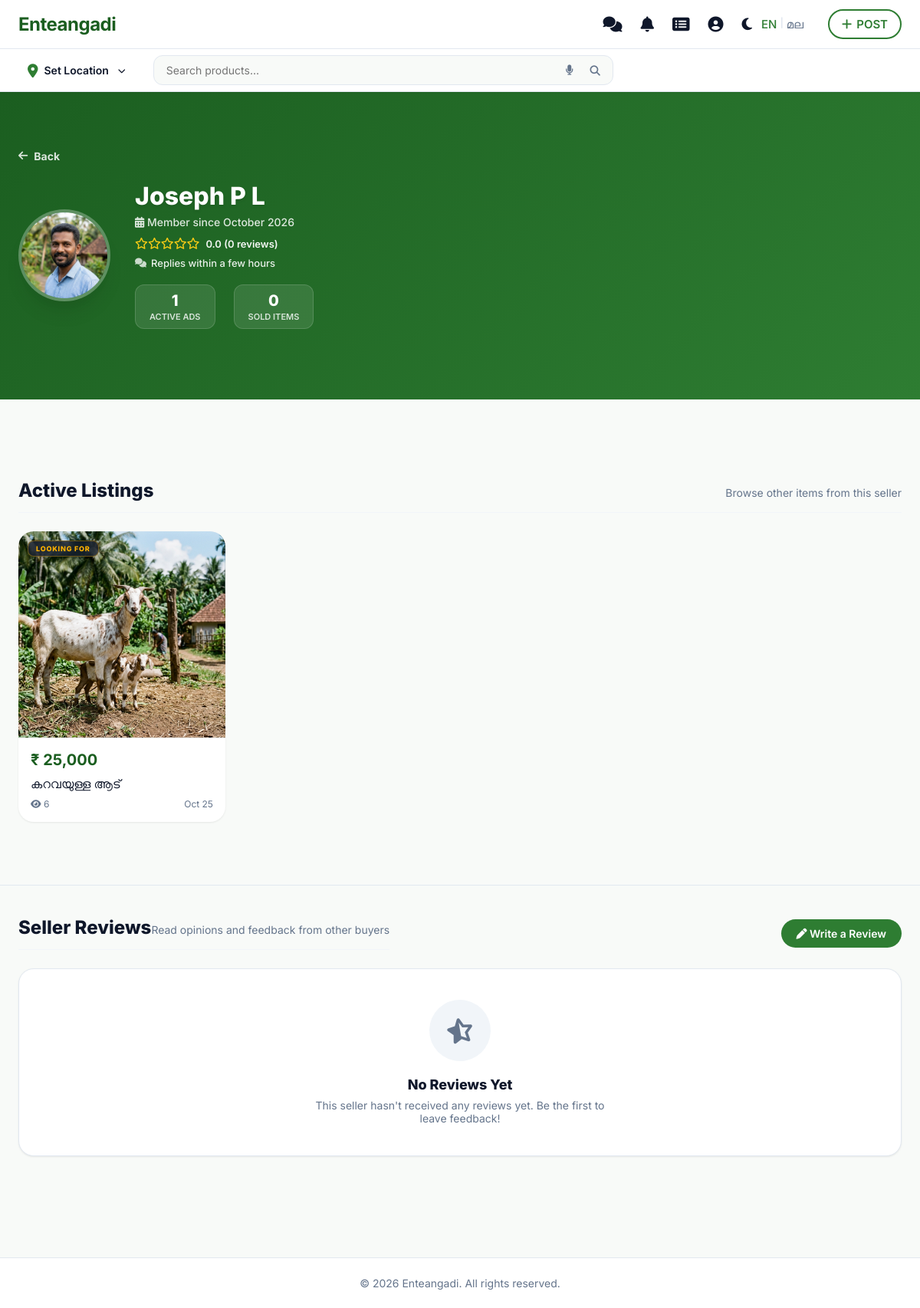
Screenshot of /user/view_profile.php?id=34 (signed in) with the database file from the repository.
### tables this page shows
CREATE TABLE `users` (
  `id` int(11) NOT NULL AUTO_INCREMENT,
  `username` varchar(100) NOT NULL,
  `email` varchar(155) DEFAULT NULL,
  `phone_number` varchar(20) NOT NULL,
  `phone` varchar(20) DEFAULT NULL,
  `profile_picture` varchar(255) DEFAULT NULL,
  `password` varchar(255) NOT NULL,
  `role` enum('user','admin') DEFAULT 'user',
  `is_admin` tinyint(1) DEFAULT 0,
  `permissions` text DEFAULT NULL,
  `session_token` varchar(255) DEFAULT NULL,
  `last_activity` timestamp NULL DEFAULT NULL,
  `created_at` timestamp NOT NULL DEFAULT current_timestamp(),
  `tut_home` tinyint(1) DEFAULT 0,
  `tut_post` tinyint(1) DEFAULT 0,
  `tut_profile` tinyint(1) DEFAULT 0,
  `tut_inbox` tinyint(1) DEFAULT 0,
  `is_verified` tinyint(1) DEFAULT 0,
  PRIMARY KEY (`id`),
  UNIQUE KEY `phone_number` (`phone_number`),
  UNIQUE KEY `email` (`email`)
);

CREATE TABLE `products` (
  `id` int(11) NOT NULL AUTO_INCREMENT,
  `unique_id` varchar(20) DEFAULT NULL,
  `user_id` int(11) NOT NULL,
  `category_id` int(11) NOT NULL,
  `title` varchar(255) NOT NULL,
  `description` text DEFAULT NULL,
  `price` decimal(10,2) NOT NULL,
  `type` enum('sell','buy','rent') DEFAULT 'sell',
  `expiry_date` date DEFAULT NULL,
  `whatsapp_number` varchar(20) DEFAULT NULL,
  `phone_number` varchar(20) DEFAULT NULL,
  `location_name` varchar(255) DEFAULT NULL,
  `latitude` decimal(10,8) DEFAULT NULL,
  `longitude` decimal(11,8) DEFAULT NULL,
  `status` enum('active','deleted','sold','expired','pending','inactive') DEFAULT 'active',
  `status_reason` text DEFAULT NULL,
  `is_verified` tinyint(1) DEFAULT 0,
  `is_admin_posted` tinyint(1) DEFAULT 0,
  `is_notified` tinyint(1) DEFAULT 0,
  `views` int(11) DEFAULT 0,
  `created_at` timestamp NOT NULL DEFAULT current_timestamp(),
  `updated_at` timestamp NOT NULL DEFAULT current_timestamp() ON UPDATE current_timestamp(),
  PRIMARY KEY (`id`),
  UNIQUE KEY `unique_id` (`unique_id`),
  KEY `user_id` (`user_id`),
  KEY `category_id` (`category_id`),
  KEY `idx_products_status_created` (`status`,`created_at`),
  KEY `idx_products_status_type_created` (`status`,`type`,`created_at`),
  CONSTRAINT `products_ibfk_1` FOREIGN KEY (`user_id`) REFERENCES `users` (`id`) ON DELETE CASCADE,
  CONSTRAINT `products_ibfk_2` FOREIGN KEY (`category_id`) REFERENCES `categories` (`id`) ON DELETE CASCADE
);

### includes/helpers.php (called while the page is built, shortened)
<?php
if (!function_exists('__')) {
    function __($key)
    {
        static $translations = null;
        if ($translations === null) {
            $lang = $_SESSION['lang'] ?? 'en';
            $lang_file = __DIR__ . "/lang/{$lang}.php";
            if (file_exists($lang_file)) {
                $translations = require $lang_file;
            } else {
                $translations = [];
            }
        }
        return $translations[$key] ?? $key;
    }
}
if (!function_exists('getUserTrustMetrics')) {
    function getUserTrustMetrics($user_id)
    {
        global $pdo;
        $stmt_r = $pdo->prepare("SELECT COALESCE(AVG(rating), 0) as avg_rating, COUNT(*) as review_count FROM user_ratings WHERE reviewee_id = ?");
        $stmt_r->execute([$user_id]);
        $rating_data = $stmt_r->fetch();
        $avg_rating = round(floatval($rating_data['avg_rating']), 1);
        $review_count = intval($rating_data['review_count']);
        $stmt_u = $pdo->prepare("SELECT created_at, email, phone_number, is_verified FROM users WHERE id = ?");
        $stmt_u->execute([$user_id]);
        $user_data = $stmt_u->fetch();
        $member_since = $user_data ? date('F Y', strtotime($user_data['created_at'])) : 'Unknown';
        $is_verified = $user_data ? (bool)$user_data['is_verified'] : false;
        $email_verified = $is_verified;
        $phone_verified = $is_verified;
        $stmt_msgs = $pdo->prepare("
            SELECT m1.created_at as received_at, MIN(m2.created_at) as replied_at
            FROM messages m1
            JOIN messages m2 ON m1.product_id = m2.product_id
                            AND m1.sender_id = m2.receiver_id
                            AND m1.receiver_id = m2.sender_id
                            AND m2.created_at > m1.created_at
            WHERE m1.receiver_id = ?
            GROUP BY m1.id
        ");
        $stmt_msgs->execute([$user_id]);
        $pairs = $stmt_msgs->fetchAll();
        $reply_count = 0;
        $response_time = "Replies within a few hours";
        return [
            'avg_rating' => $avg_rating,
            'review_count' => $review_count,
            'member_since' => $member_since,
            'email_verified' => $email_verified,
            'phone_verified' => $phone_verified,
            'response_time' => $response_time
        ];
    }
}

### includes/lang/en.php (called while the page is built)
<?php
return [
    'app_name' => 'Enteangadi',
    'tagline' => 'Your Local Marketplace',
    'browse_categories' => 'Browse Categories',
    'fresh_recommendations' => 'Fresh Recommendations',
    'search_placeholder' => 'Search products...',
    'post_ad' => 'POST',
    'login' => 'Login',
    'sign_up' => 'Sign Up',
    'set_location' => 'Set Location',
    'wanted' => 'Looking For',
    'for_sale' => 'For Sale',
    'for_rent' => 'For Rent',
    'recently_viewed' => 'Recently viewed items',
    'expires_today' => 'Expires Today',
    'expiring_soon' => 'Expiring Soon',
    'no_products' => 'No products found',
    'be_the_first' => 'Be the first one to post an ad on Enteangadi!',
    'post_an_ad' => 'Post an Ad',
    'login_to_post' => 'Login to Post',
    'distance_away' => 'km away',
    'profile' => 'Profile',
    'account_management' => 'Account Management',
    'my_dashboard' => 'My Dashboard & Ads',
    'saved_favorites' => 'Saved Favorites',
    'messages' => 'Messages',
    'account_settings' => 'Account Settings',
    'help_support' => 'Help & Support',
    'logout' => 'Logout',
    'live_ads' => 'Live Ads',
    'sold_items' => 'Sold Items',
    'wishlist' => 'Wishlist',
    'settings' => 'Settings',
    'change_password' => 'Change Password',
    'logout_all_devices' => 'Logout from all devices',
    'delete_account' => 'Delete Account',
    'current_password' => 'Current Password',
    'new_password' => 'New Password',
    'confirm_password' => 'Confirm New Password',
    'update_password' => 'Update Password',
    'language' => 'Language',
    'select_language' => 'Select Language'
];

### user/view_profile.php (the view, shortened to what this page needs)
<?php
require_once '../config.php';
$view_user_id = $_GET['id'] ?? 0;
$user_stmt = $pdo->prepare("SELECT username, email, phone_number, profile_picture, created_at FROM users WHERE id = ?");
$user_stmt->execute([$view_user_id]);
$view_user = $user_stmt->fetch();
$ad_stmt = $pdo->prepare("
    SELECT p.*,
    (SELECT image_path FROM product_images pi WHERE pi.product_id = p.id LIMIT 1) as main_image,
    (SELECT COUNT(*) FROM wishlist w WHERE w.product_id = p.id) as like_count
    FROM products p
    WHERE p.user_id = ? AND p.status = 'active'
    ORDER BY p.created_at DESC
");
$ad_stmt->execute([$view_user_id]);
$active_ads = $ad_stmt->fetchAll();
$count_active = $pdo->prepare("SELECT COUNT(*) FROM products WHERE user_id = ? AND status = 'active'");
$count_active->execute([$view_user_id]);
$total_active_ads = $count_active->fetchColumn();
$count_sold = $pdo->prepare("SELECT COUNT(*) FROM products WHERE user_id = ? AND status = 'sold'");
$count_sold->execute([$view_user_id]);
$total_sold_ads = $count_sold->fetchColumn();
require_once '../includes/helpers.php';
$metrics = getUserTrustMetrics($view_user_id);
$reviews_stmt = $pdo->prepare("
    SELECT r.*, u.username as reviewer_name, u.profile_picture as reviewer_pic
    FROM user_ratings r
    JOIN users u ON r.reviewer_id = u.id
    WHERE r.reviewee_id = ?
    ORDER BY r.created_at DESC
");
$reviews_stmt->execute([$view_user_id]);
$reviews = $reviews_stmt->fetchAll();
$can_review = false;
if (isset($_SESSION['user_id']) && $_SESSION['user_id'] != $view_user_id) {
    $can_review = true;
}
require_once '../includes/header.php';
?>
<div class="view-profile-wrapper">
    <div class="profile-hero-card-premium">
        <div class="container">
            <div class="profile-nav-back">
                <a href="javascript:history.back()" class="btn-profile-back">
                    <i class="fa fa-arrow-left"></i> <span>Back</span>
                </a>
            </div>
            <div class="profile-hero-content-view">
                <div class="profile-avatar-wrapper-view">
                    <?php if (!empty($view_user['profile_picture'])): ?>
                        <img src="<?= $base_url . '/' . htmlspecialchars($view_user['profile_picture']) ?>" alt="Profile"
                            class="profile-avatar-img-view" onerror="this.style.display='none'; document.getElementById('profile-avatar-fallback').style.display='flex';">
                    <?php endif; ?>
                </div>
                <div class="profile-titles-view">
                    <div style="display: flex; align-items: center; gap: 10px; flex-wrap: wrap;">
                        <h1 style="margin: 0; font-size: 32px; font-weight: 800;"><?= htmlspecialchars($view_user['username']) ?></h1>
                    </div>
                    <p class="member-since" style="margin: 6px 0 0 0;"><i class="fa fa-calendar-alt"></i> Member since <?= htmlspecialchars($metrics['member_since']) ?></p>
                    <div class="profile-rating-stars-row" style="margin-top: 10px; display: flex; align-items: center; gap: 8px;">
                        <div style="color: #facc15; font-size: 15px;">
                            <?php
                            $stars = round($metrics['avg_rating']);
                            for ($i = 1; $i <= 5; $i++) {
                                if ($i <= $stars) {
                                    echo '<i class="fa fa-star"></i>';
                                } else {
                                    echo '<i class="far fa-star"></i>';
                                }
                            }
                            ?>
                        </div>
                        <span style="font-size: 13px; font-weight: 600; color: rgba(255,255,255,0.95);">
                            <?= number_format($metrics['avg_rating'], 1) ?> (<?= $metrics['review_count'] ?> <?= $metrics['review_count'] == 1 ? 'review' : 'reviews' ?>)
                        </span>
                    </div>
                    <div style="margin-top: 8px; font-size: 13px; color: rgba(255,255,255,0.9); font-weight: 500; display: flex; align-items: center; gap: 6px;">
                        <i class="fa fa-comments" style="font-size: 12px; opacity: 0.85;"></i> <?= htmlspecialchars($metrics['response_time']) ?>
                    </div>
                    <div class="profile-stats-row-view" style="margin-top: 20px;">
                        <div class="stat-box-view">
                            <span class="stat-number"><?= $total_active_ads ?></span>
                            <span class="stat-label">Active Ads</span>
                        </div>
                        <div class="stat-box-view">
                            <span class="stat-number"><?= $total_sold_ads ?></span>
                            <span class="stat-label">Sold Items</span>
                        </div>
                    </div>
                </div>
            </div>
        </div>
    </div>
    <div class="container active-listings-container">
        <div class="section-header-premium">
            <h2>Active Listings</h2>
            <p>Browse other items from this seller</p>
        </div>
        <?php if (empty($active_ads)): ?>
            <div class="empty-state-view-profile">
                <div class="empty-illustration">
                    <i class="fa fa-layer-group"></i>
                </div>
                <h3>No Active Listings</h3>
                <p>This user hasn't posted any active advertisements recently.</p>
            </div>
        <?php else: ?>
            <div class="product-grid" style="margin-top: 20px;">
                <?php foreach ($active_ads as $ad): ?>
                    <a href="../product.php?id=<?= $ad['id'] ?>" class="product-card" style="text-decoration: none;">
                        <?php if ($ad['type'] == 'buy'): ?>
                            <div class="badge-wanted"><?= htmlspecialchars(__('wanted')) ?></div>
                        <?php elseif ($ad['type'] == 'rent'): ?>
                            <div class="badge-rent"><?= htmlspecialchars(__('for_rent')) ?></div>
                        <?php else: ?>
                            <div class="badge-selling"><?= htmlspecialchars(__('for_sale')) ?></div>
                        <?php endif; ?>
                        <?php if ($ad['main_image']): ?>
                            <img src="../<?= htmlspecialchars($ad['main_image']) ?>" loading="lazy"
                                alt="<?= htmlspecialchars($ad['title']) ?>" class="product-card-image">
                        <?php endif; ?>
                        <div class="product-card-content">
                            <div class="product-card-price">₹ <?= number_format($ad['price'], 0) ?></div>
                            <div class="product-card-title"><?= htmlspecialchars($ad['title']) ?></div>
                            <div class="product-card-meta">
                                <span><i class="fa fa-eye"></i> <?= number_format($ad['views']) ?></span>
                                <span><?= date('M d', strtotime($ad['created_at'])) ?></span>
                            </div>
                        </div>
                    </a>
                <?php endforeach; ?>
            </div>
        <?php endif; ?>
    </div>
    <div class="container active-listings-container" style="margin-top: 50px; border-top: 1px solid var(--border-color); padding-top: 40px; margin-bottom: 40px;">
        <div style="display: flex; justify-content: space-between; align-items: center; margin-bottom: 24px; flex-wrap: wrap; gap: 12px;">
            <div class="section-header-premium" style="margin: 0;">
                <h2>Seller Reviews</h2>
                <p>Read opinions and feedback from other buyers</p>
            </div>
            <?php if ($can_review): ?>
                <button onclick="document.getElementById('review-modal').style.display='flex'" class="btn-primary" style="padding: 10px 20px; font-size: 14px; border-radius: 24px;">
                    <i class="fa fa-pen"></i> Write a Review
                </button>
            <?php endif; ?>
        </div>
        <?php if (empty($reviews)): ?>
            <div class="empty-state-view-profile" style="padding: 40px 20px;">
                <div class="empty-illustration">
                    <i class="fa fa-star-half-alt"></i>
                </div>
                <h3>No Reviews Yet</h3>
                <p>This seller hasn't received any reviews yet. Be the first to leave feedback!</p>
            </div>
        <?php endif; ?>
    </div>
</div>
<?php require_once '../includes/footer.php'; ?>

### rows the page displays
users: profile_picture (picture), username "Joseph P L"
products: price "25,000", title "കറവയുള്ള ആട്", views "6", created_at "Oct 25"

### other values shown
$app_settings['app_name'] "Enteangadi"
__('post_ad') "POST"
$_SESSION['user_location']['name'] "Set Location"
$metrics['member_since'] "October 2026"
$metrics['avg_rating'] "0.0"
$metrics['review_count'] "0"
$metrics['response_time'] "Replies within a few hours"
$total_active_ads "1"
$total_sold_ads "0"
